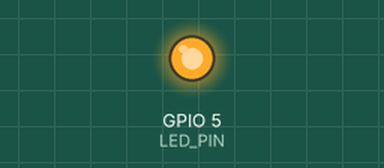
Bench run of a sketch on a simulated ESP32-S3. Shown: output pins drawn as LEDs (lit = HIGH). Random numbers use the default seed unless the sketch sets one; what the sketch prints to the serial monitor is not drawn.

Above: at 0.1 s.
At 39.4 s:
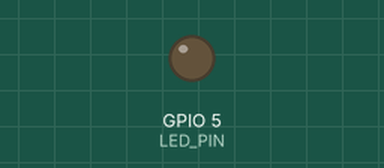
Timing chart, 0 to 40.0 s (numbered marks = the images above):
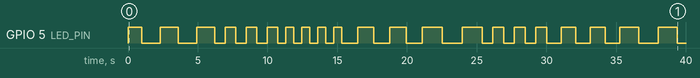

The sketch:

N_A_ICTE9.ino
```cpp
/**
 * @file N_A_ICTE9.ino
 * @author Nathaniel Wagner and Arm
ina Moghadasi
 * @brief Blinks an external LED connected to an ESP32-S3
 * @details This program uses FreeRTOS notifications, with one notify-er task,
 *          and a second notifyee task the toggles the LED.
 * @date 2026-08-12
 */

#include <Arduino.h>
#include "freertos/FreeRTOS.h"
#include "freertos/task.h"

// ==============================================
// Pin Definitions
// ==============================================
#define LED_PIN 5
#define STACK_ALLOC_TO_EACH_TASK 4096

// ==============================================
// Task Handle(s)
// ==============================================
// TODO: Declare a global TaskHandle_t for the receiving task (BlinkTask)
// so the sender can notify it.
TaskHandle_t xBlinkHandler;
TaskHandle_t xUpdateBlinkRate;

// ==============================================
// Task A: BlinkTask (Receiver)
// ==============================================
// TODO:
//  - Configure LED pin as OUTPUT once.
//  - Block with ulTaskNotifyTake(pdTRUE, portMAX_DELAY).
//  - When a notification is received, toggle LED once.
//  - Then loop back and wait again.
void BlinkTask(void *pvParameters) {
  pinMode(LED_PIN, OUTPUT);
  bool led_on = false;
  while(true) {
    if (ulTaskNotifyTake(pdTRUE, portMAX_DELAY)) {
        led_on = !led_on;
        digitalWrite(LED_PIN, led_on);
    }
  }
}


// ==============================================
// Task B: NotifierTask (Sender)
// ==============================================
// TODO:
//  - Every 1000 ms, call xTaskNotifyGive(<blink task handle>).
//  - Use vTaskDelay(pdMS_TO_TICKS(1000)) for timing (no delay()).
void NotifierTask(void *pvParameters) {
  uint32_t blink_period = 1000;

  while (true) {
    xTaskNotifyGive(xBlinkHandler);

    uint32_t received_value;
    BaseType_t xResult = xTaskNotifyWait(0x0, 0x0, &received_value, 0);
    if (xResult == pdTRUE) {
      blink_period = received_value;
    }

    vTaskDelay(pdMS_TO_TICKS(blink_period));
  }
}


// ==============================================
// Task C: ConfigTask
// ==============================================
void ConfigRate(void *pvParameters) {
  while (true) {
    uint32_t blink_period = random(500, 1500);
    xTaskNotify(xUpdateBlinkRate, blink_period, eSetValueWithOverwrite);
    vTaskDelay(pdMS_TO_TICKS(5000));
  }
}


// ==============================================
// Setup
// ==============================================
void setup() {
  Serial.begin(115200);

  // TODO: Create BlinkTask FIRST and capture its handle.
  xTaskCreate(BlinkTask, "BlinkTask", STACK_ALLOC_TO_EACH_TASK, NULL, 1, &xBlinkHandler);

  // TODO: Create NotifierTask SECOND.
  xTaskCreate(NotifierTask, "NotifierTask", STACK_ALLOC_TO_EACH_TASK, NULL, 1, &xUpdateBlinkRate);

  xTaskCreate(ConfigRate, "ConfigRate", STACK_ALLOC_TO_EACH_TASK, NULL, 1, NULL);

  // (Optional) brief print that the demo started.
  Serial.println("Task Notification demo started");
}


// ==============================================
// Loop
// ==============================================
void loop() {
  // Leave empty. FreeRTOS handles scheduling.
}
```

Measured:
- by itself, GPIO 5 (LED_PIN): LOW → HIGH at 0.00 s, → LOW 1.0 s later, → HIGH 1.3 s later, → LOW 1.3 s later, … (42 changes in this stretch)
